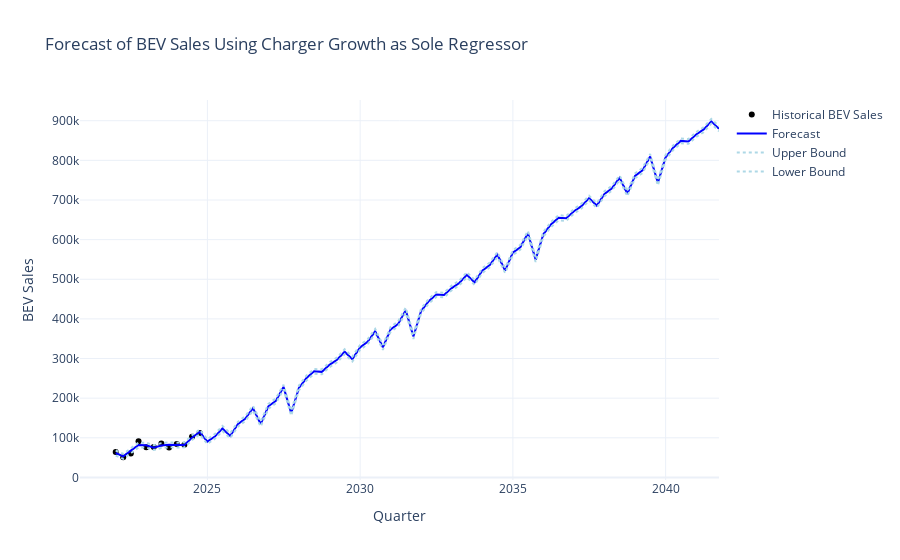

This figure's notebook cell:
### Markdown cell above
# Charger-driven BEV Sales Forecast

### Code cell
import pandas as pd
from prophet import Prophet
import plotly.graph_objects as go
 
df = pd.read_csv("EVvsChargerdataset_corranalysis.csv")

import warnings
warnings.filterwarnings("ignore")

df.rename(columns={
    "Quarter": "ds",
    "BEV_Sales": "y",
    "Total Charging Devices": "chargers"
}, inplace=True)

df["ds"] = pd.to_datetime(df["ds"])

m = Prophet(yearly_seasonality=True)
m.add_regressor("chargers")

m.fit(df[["ds", "y", "chargers"]])

future = m.make_future_dataframe(periods=68, freq="QE")  # 16 years ahead (to 2040)
future = future.merge(df[["ds", "chargers"]], on="ds", how="left")
future["chargers"] = future["chargers"].ffill()

forecast = m.predict(future)

fig = go.Figure()
fig.add_trace(go.Scatter(
    x=df["ds"], y=df["y"],
    mode="markers", name="Historical BEV Sales",
    marker=dict(color="black")
))

fig.add_trace(go.Scatter(
    x=forecast["ds"], y=forecast["yhat"],
    mode="lines", name="Forecast",
    line=dict(color="blue")
))

fig.add_trace(go.Scatter(
    x=forecast["ds"], y=forecast["yhat_upper"],
    mode="lines", name="Upper Bound",
    line=dict(dash="dot", color="lightblue")
))
fig.add_trace(go.Scatter(
    x=forecast["ds"], y=forecast["yhat_lower"],
    mode="lines", name="Lower Bound",
    line=dict(dash="dot", color="lightblue")
))

fig.update_layout(
    title="Forecast of BEV Sales Using Charger Growth as Sole Regressor",
    xaxis_title="Quarter",
    yaxis_title="BEV Sales",
    template="plotly_white"
)

fig.show()

milestones = forecast[forecast["ds"].dt.year.isin([2030, 2035, 2040])]
milestone_summary = (
    milestones.groupby(milestones["ds"].dt.year)
    .tail(1)[["ds", "yhat", "yhat_lower", "yhat_upper"]]
    .round(0)
)
print(milestone_summary.to_string(index=False))
